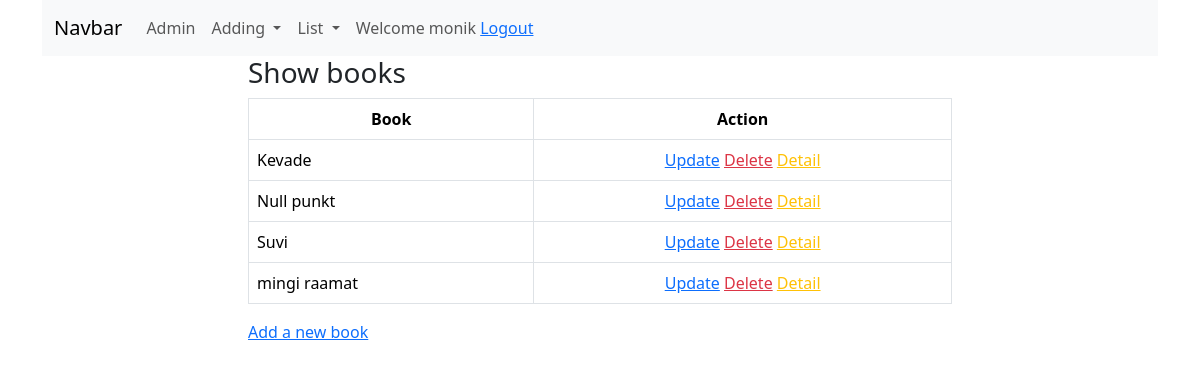
Page /booksapp/book_list/ (signed in) on the committed database.
### booksapp/models.py (models this page shows, shortened)
class Book(models.Model):
    title = models.CharField(max_length=100)
    author = models.ForeignKey(Author, on_delete=models.SET_NULL, null=True)
    book_language = models.ForeignKey(Language, on_delete=models.SET_NULL, null=True)
    isbn = models.CharField(verbose_name='ISBN number', max_length=13, validators=[validate_digits_length])
    number_of_pages = models.PositiveIntegerField(validators=[MinValueValidator(2)])
    description = models.TextField(null=True, blank=True)
    book_published_year = models.PositiveIntegerField(validators=[MinValueValidator(1900), max_value_current_year])
    class Meta:
        ordering = ['title']

### booksapp/views.py (the view)
# urls.py: path('book_list/', views.BookListView.as_view(), name='book_list'),  # Book List View
class BookListView(ListView):
    model = Book

### booksapp/templates/booksapp/book_list.html
{% extends 'base.html' %}
{% block content %}
	<div class="container">
        <div class="row">
            <div class="col-8 mx-auto">
                <h3>Show books</h3>
                <table class="table table-bordered table-hover">
                    <thead>
                        <tr class="text-center">
                            <th>Book</th>
                            <th>Action</th>
                        </tr>
                    </thead>
                    <tbody>
                        {% for book in object_list %}
                        	<tr>
                                <td>{{ book.title }}</td>
                                <td class="text-center">
                                    {% if user.is_authenticated %}
                                        <a href="{% url 'booksapp:book_update' pk=book.id %}">Update</a>
                                        <a href="{% url 'booksapp:book_delete' pk=book.id %}" class="text-danger">Delete</a>
                                    {% endif %}
                                    <a href="{% url 'booksapp:book_detail' pk=book.id %}" class="text-warning">Detail</a>
                                </td>
                            </tr>
                        {% endfor %}
                    </tbody>
                </table>
                <a href="{% url 'booksapp:book_create' %}">Add a new book</a>
            </div>
        </div>
    </div>
{% endblock %}

### templates/menu.html (shortened to what this page needs)
<nav class="navbar navbar-expand-lg bg-body-tertiary">
  <div class="container-fluid">
    <a class="navbar-brand" href="{% url 'booksapp:index' %}">Navbar</a>
    <div class="collapse navbar-collapse" id="navbarNavDropdown">
      <ul class="navbar-nav">
        <li class="nav-item">
          <a class="nav-link" href="/admin">Admin</a>
        </li>
      {% if user.is_authenticated %}
        <li class="nav-item dropdown">
          <a class="nav-link dropdown-toggle" href="#" role="button" data-bs-toggle="dropdown" aria-expanded="false">
            Adding
          </a>
        </li>
      {% endif %}
          <li class="nav-item dropdown">
          <a class="nav-link dropdown-toggle" href="#" role="button" data-bs-toggle="dropdown" aria-expanded="false">
            List
          </a>
        </li>
          {% if user.is_authenticated %}
        <span class="nav-link">Welcome {{ user.username }} <a href="{% url 'logout' %}">Logout</a></span>
    {% else %}
        <span class="nav-link">Welcome quest! <a href="{% url 'login' %}">Login</a></span>
    {% endif %}
      </ul>
    </div>
  </div>
</nav>

### rows in the picture
Book: title "Kevade"
Book: title "Null punkt"
Book: title "Suvi"
Book: title "mingi raamat"

### other values in the picture
{{ user.username }} "monik"
